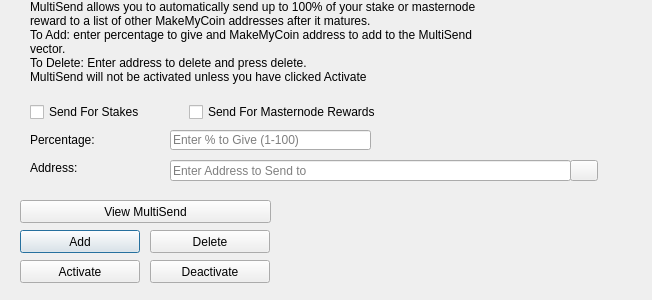
<?xml version="1.0" encoding="UTF-8"?>
<ui version="4.0">
 <class>MultiSendDialog</class>
 <widget class="QDialog" name="MultiSendDialog">
  <property name="windowModality">
   <enum>Qt::NonModal</enum>
  </property>
  <property name="geometry">
   <rect>
    <x>0</x>
    <y>0</y>
    <width>652</width>
    <height>300</height>
   </rect>
  </property>
  <property name="windowTitle">
   <string>MultiSend</string>
  </property>
  <widget class="QLineEdit" name="multiSendPercentEdit">
   <property name="geometry">
    <rect>
     <x>170</x>
     <y>130</y>
     <width>201</width>
     <height>20</height>
    </rect>
   </property>
   <property name="toolTip">
    <string>Enter whole numbers 1 - 100</string>
   </property>
   <property name="placeholderText">
    <string>Enter % to Give (1-100)</string>
   </property>
  </widget>
  <widget class="QLineEdit" name="multiSendAddressEdit">
   <property name="geometry">
    <rect>
     <x>170</x>
     <y>160</y>
     <width>401</width>
     <height>21</height>
    </rect>
   </property>
   <property name="toolTip">
    <string/>
   </property>
   <property name="placeholderText">
    <string>Enter Address to Send to</string>
   </property>
  </widget>
  <widget class="QLabel" name="label_2">
   <property name="geometry">
    <rect>
     <x>30</x>
     <y>0</y>
     <width>451</width>
     <height>121</height>
    </rect>
   </property>
   <property name="lineWidth">
    <number>1</number>
   </property>
   <property name="text">
    <string>MultiSend allows you to automatically send up to 100% of your stake or masternode reward to a list of other MakeMyCoin addresses after it matures.
To Add: enter percentage to give and MakeMyCoin address to add to the MultiSend vector.
To Delete: Enter address to delete and press delete.
MultiSend will not be activated unless you have clicked Activate</string>
   </property>
   <property name="alignment">
    <set>Qt::AlignLeading|Qt::AlignLeft|Qt::AlignTop</set>
   </property>
   <property name="wordWrap">
    <bool>true</bool>
   </property>
  </widget>
  <widget class="QLabel" name="message">
   <property name="geometry">
    <rect>
     <x>290</x>
     <y>200</y>
     <width>351</width>
     <height>91</height>
    </rect>
   </property>
   <property name="text">
    <string/>
   </property>
  </widget>
  <widget class="QPushButton" name="addButton">
   <property name="geometry">
    <rect>
     <x>20</x>
     <y>230</y>
     <width>120</width>
     <height>23</height>
    </rect>
   </property>
   <property name="toolTip">
    <string/>
   </property>
   <property name="statusTip">
    <string>Add to MultiSend Vector</string>
   </property>
   <property name="text">
    <string>Add</string>
   </property>
  </widget>
  <widget class="QPushButton" name="disableButton">
   <property name="geometry">
    <rect>
     <x>150</x>
     <y>260</y>
     <width>120</width>
     <height>23</height>
    </rect>
   </property>
   <property name="statusTip">
    <string>Deactivate MultiSend</string>
   </property>
   <property name="text">
    <string>Deactivate</string>
   </property>
  </widget>
  <widget class="QPushButton" name="addressBookButton">
   <property name="geometry">
    <rect>
     <x>570</x>
     <y>160</y>
     <width>28</width>
     <height>21</height>
    </rect>
   </property>
   <property name="toolTip">
    <string>Choose an address from the address book</string>
   </property>
   <property name="text">
    <string/>
   </property>
   <property name="icon">
    <iconset resource="../MakeMyCoin.qrc">
     <normaloff>:/icons/address-book</normaloff>:/icons/address-book</iconset>
   </property>
   <property name="shortcut">
    <string>Alt+A</string>
   </property>
   <property name="autoDefault">
    <bool>false</bool>
   </property>
  </widget>
  <widget class="QLabel" name="label">
   <property name="geometry">
    <rect>
     <x>30</x>
     <y>130</y>
     <width>121</width>
     <height>20</height>
    </rect>
   </property>
   <property name="toolTip">
    <string>Percentage of stake to send</string>
   </property>
   <property name="text">
    <string>Percentage:</string>
   </property>
  </widget>
  <widget class="QLabel" name="label_5">
   <property name="geometry">
    <rect>
     <x>30</x>
     <y>160</y>
     <width>111</width>
     <height>16</height>
    </rect>
   </property>
   <property name="toolTip">
    <string>Address to send portion of stake to</string>
   </property>
   <property name="text">
    <string>Address:</string>
   </property>
  </widget>
  <widget class="QPushButton" name="deleteButton">
   <property name="geometry">
    <rect>
     <x>150</x>
     <y>230</y>
     <width>120</width>
     <height>23</height>
    </rect>
   </property>
   <property name="toolTip">
    <string/>
   </property>
   <property name="statusTip">
    <string>Delete Address From MultiSend Vector</string>
   </property>
   <property name="text">
    <string>Delete</string>
   </property>
  </widget>
  <widget class="QPushButton" name="activateButton">
   <property name="geometry">
    <rect>
     <x>20</x>
     <y>260</y>
     <width>120</width>
     <height>23</height>
    </rect>
   </property>
   <property name="statusTip">
    <string>Activate MultiSend</string>
   </property>
   <property name="text">
    <string>Activate</string>
   </property>
  </widget>
  <widget class="QPushButton" name="viewButton">
   <property name="geometry">
    <rect>
     <x>20</x>
     <y>200</y>
     <width>251</width>
     <height>23</height>
    </rect>
   </property>
   <property name="toolTip">
    <string/>
   </property>
   <property name="statusTip">
    <string>View MultiSend Vector</string>
   </property>
   <property name="text">
    <string>View MultiSend</string>
   </property>
  </widget>
  <widget class="QWidget" name="horizontalLayoutWidget">
   <property name="geometry">
    <rect>
     <x>30</x>
     <y>100</y>
     <width>351</width>
     <height>24</height>
    </rect>
   </property>
   <layout class="QHBoxLayout" name="horizontalLayout">
    <item>
     <widget class="QCheckBox" name="multiSendStakeCheckBox">
      <property name="text">
       <string>Send For Stakes</string>
      </property>
     </widget>
    </item>
    <item>
     <widget class="QCheckBox" name="multiSendMasternodeCheckBox">
      <property name="text">
       <string>Send For Masternode Rewards</string>
      </property>
     </widget>
    </item>
   </layout>
  </widget>
 </widget>
 <resources>
  <include location="../MakeMyCoin.qrc"/>
 </resources>
 <connections/>
</ui>
